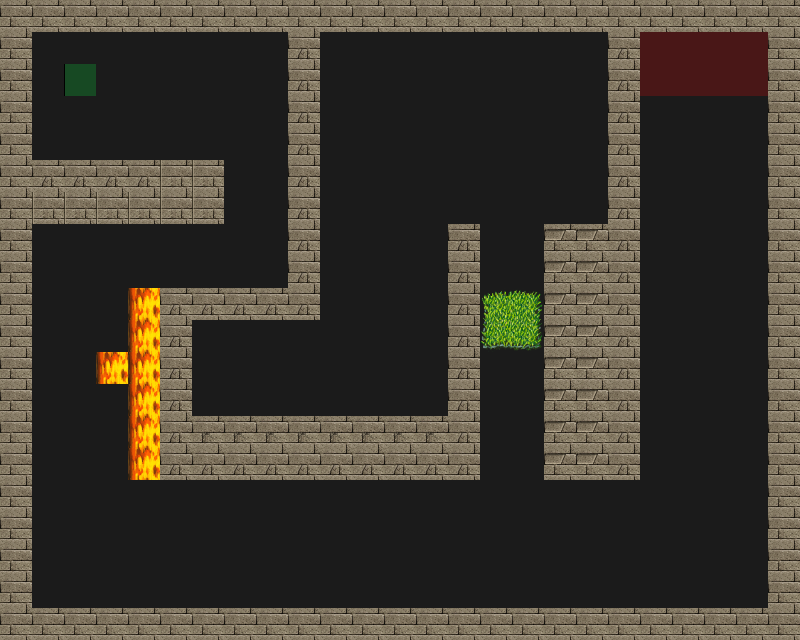

Below is a game level as drawn by its tile map, then a one-line description and the .tmx file that defines it, in full:
An orthogonal 25x20 tile map with 32x32 px tiles, 4 tile layers (Road, Trap, Wall, Utility), 4 tilesets.

<map version="1.0" orientation="orthogonal" renderorder="right-down" width="25" height="20" tilewidth="32" tileheight="32" nextobjectid="1">
 <tileset firstgid="1" source="tilesets/meta.tsx" />
 <tileset firstgid="3" source="tilesets/road.tsx" />
 <tileset firstgid="4" source="tilesets/traps.tsx" />
 <tileset firstgid="196" source="tilesets/wallsandroofs.tsx" />
 <layer name="Road" width="25" height="20">
  <data encoding="csv">
3,3,3,3,3,3,3,3,3,3,3,3,3,3,3,3,3,3,3,3,3,3,3,3,3,
3,3,3,3,3,3,3,3,3,3,3,3,3,3,3,3,3,3,3,3,3,3,3,3,3,
3,3,3,3,3,3,3,3,3,3,3,3,3,3,3,3,3,3,3,3,3,3,3,3,3,
3,3,3,3,3,3,3,3,3,3,3,3,3,3,3,3,3,3,3,3,3,3,3,3,3,
3,3,3,3,3,3,3,3,3,3,3,3,3,3,3,3,3,3,3,3,3,3,3,3,3,
3,3,3,3,3,3,3,3,3,3,3,3,3,3,3,3,3,3,3,3,3,3,3,3,3,
3,3,3,3,3,3,3,3,3,3,3,3,3,3,3,3,3,3,3,3,3,3,3,3,3,
3,3,3,3,3,3,3,3,3,3,3,3,3,3,3,3,3,3,3,3,3,3,3,3,3,
3,3,3,3,3,3,3,3,3,3,3,3,3,3,3,3,3,3,3,3,3,3,3,3,3,
3,3,3,3,3,3,3,3,3,3,3,3,3,3,3,3,3,3,3,3,3,3,3,3,3,
3,3,3,3,3,3,3,3,3,3,3,3,3,3,3,3,3,3,3,3,3,3,3,3,3,
3,3,3,3,3,3,3,3,3,3,3,3,3,3,3,3,3,3,3,3,3,3,3,3,3,
3,3,3,3,3,3,3,3,3,3,3,3,3,3,3,3,3,3,3,3,3,3,3,3,3,
3,3,3,3,3,3,3,3,3,3,3,3,3,3,3,3,3,3,3,3,3,3,3,3,3,
3,3,3,3,3,3,3,3,3,3,3,3,3,3,3,3,3,3,3,3,3,3,3,3,3,
3,3,3,3,3,3,3,3,3,3,3,3,3,3,3,3,3,3,3,3,3,3,3,3,3,
3,3,3,3,3,3,3,3,3,3,3,3,3,3,3,3,3,3,3,3,3,3,3,3,3,
3,3,3,3,3,3,3,3,3,3,3,3,3,3,3,3,3,3,3,3,3,3,3,3,3,
3,3,3,3,3,3,3,3,3,3,3,3,3,3,3,3,3,3,3,3,3,3,3,3,3,
3,3,3,3,3,3,3,3,3,3,3,3,3,3,3,3,3,3,3,3,3,3,3,3,3
</data>
 </layer>
 <layer name="Trap" width="25" height="20">
  <data encoding="csv">
0,0,0,0,0,0,0,0,0,0,0,0,0,0,0,0,0,0,0,0,0,0,0,0,0,
0,0,0,0,0,0,0,0,0,0,0,0,0,0,0,0,0,0,0,0,0,0,0,0,0,
0,0,0,0,0,0,0,0,0,0,0,0,0,0,0,0,0,0,0,0,0,0,0,0,0,
0,0,0,0,0,0,0,0,0,0,0,0,0,0,0,0,0,0,0,0,0,0,0,0,0,
0,0,0,0,0,0,0,0,0,0,0,0,0,0,0,0,0,0,0,0,0,0,0,0,0,
0,0,0,0,0,0,0,0,0,0,0,0,0,0,0,0,0,0,0,0,0,0,0,0,0,
0,0,0,0,0,0,0,0,0,0,0,0,0,0,0,0,0,0,0,0,0,0,0,0,0,
0,0,0,0,0,0,0,0,0,0,0,0,0,0,0,0,0,0,0,0,0,0,0,0,0,
0,0,0,0,0,0,0,0,0,0,0,0,0,0,0,0,0,0,0,0,0,0,0,0,0,
0,0,0,0,162,0,0,0,0,0,0,0,0,0,0,26,27,0,0,0,0,0,0,0,0,
0,0,0,0,162,0,0,0,0,0,0,0,0,0,0,42,43,0,0,0,0,0,0,0,0,
0,0,0,162,162,0,0,0,0,0,0,0,0,0,0,0,0,0,0,0,0,0,0,0,0,
0,0,0,0,162,0,0,0,0,0,0,0,0,0,0,0,0,0,0,0,0,0,0,0,0,
0,0,0,0,162,0,0,0,0,0,0,0,0,0,0,0,0,0,0,0,0,0,0,0,0,
0,0,0,0,162,0,0,0,0,0,0,0,0,0,0,0,0,0,0,0,0,0,0,0,0,
0,0,0,0,0,0,0,0,0,0,0,0,0,0,0,0,0,0,0,0,0,0,0,0,0,
0,0,0,0,0,0,0,0,0,0,0,0,0,0,0,0,0,0,0,0,0,0,0,0,0,
0,0,0,0,0,0,0,0,0,0,0,0,0,0,0,0,0,0,0,0,0,0,0,0,0,
0,0,0,0,0,0,0,0,0,0,0,0,0,0,0,0,0,0,0,0,0,0,0,0,0,
0,0,0,0,0,0,0,0,0,0,0,0,0,0,0,0,0,0,0,0,0,0,0,0,0
</data>
 </layer>
 <layer name="Wall" width="25" height="20">
  <data encoding="csv">
261,261,261,261,261,261,261,261,261,261,261,261,261,261,261,261,261,261,261,261,261,261,261,261,261,
261,0,0,0,0,0,0,0,0,309,0,0,0,0,0,0,0,0,0,309,0,0,0,0,261,
261,0,0,0,0,0,0,0,0,309,0,0,0,0,0,0,0,0,0,309,0,0,0,0,261,
261,0,0,0,0,0,0,0,0,309,0,0,0,0,0,0,0,0,0,309,0,0,0,0,261,
261,0,0,0,0,0,0,0,0,309,0,0,0,0,0,0,0,0,0,309,0,0,0,0,261,
261,309,309,309,309,260,260,0,0,309,0,0,0,0,0,0,0,0,0,309,0,0,0,0,261,
261,260,260,260,260,260,260,0,0,309,0,0,0,0,0,0,0,0,0,309,0,0,0,0,261,
261,0,0,0,0,0,0,0,0,309,0,0,0,0,309,0,0,248,248,309,0,0,0,0,261,
261,0,0,0,0,0,0,0,0,309,0,0,0,0,309,0,0,248,248,309,0,0,0,0,261,
261,0,0,0,0,309,309,309,309,309,0,0,0,0,309,0,0,248,248,309,0,0,0,0,261,
261,0,0,0,0,309,0,0,0,0,0,0,0,0,309,0,0,248,248,309,0,0,0,0,261,
261,0,0,0,0,309,0,0,0,0,0,0,0,0,309,0,0,248,248,309,0,0,0,0,261,
261,0,0,0,0,309,0,0,0,0,0,0,0,0,309,0,0,248,248,309,0,0,0,0,261,
261,0,0,0,0,309,247,247,247,247,247,247,247,247,309,0,0,248,248,309,0,0,0,0,261,
261,0,0,0,0,309,309,309,309,309,309,309,309,309,309,0,0,248,248,309,0,0,0,0,261,
261,0,0,0,0,0,0,0,0,0,0,0,0,0,0,0,0,0,0,0,0,0,0,0,261,
261,0,0,0,0,0,0,0,0,0,0,0,0,0,0,0,0,0,0,0,0,0,0,0,261,
261,0,0,0,0,0,0,0,0,0,0,0,0,0,0,0,0,0,0,0,0,0,0,0,261,
261,0,0,0,0,0,0,0,0,0,0,0,0,0,0,0,0,0,0,0,0,0,0,0,261,
261,261,261,261,261,261,261,261,261,261,261,261,261,261,261,261,261,261,261,261,261,261,261,261,261
</data>
 </layer>
 <layer name="Utility" width="25" height="20">
  <data encoding="csv">
0,0,0,0,0,0,0,0,0,0,0,0,0,0,0,0,0,0,0,0,0,0,0,0,0,
0,0,0,0,0,0,0,0,0,0,0,0,0,0,0,0,0,0,0,0,1,1,1,1,0,
0,0,2,0,0,0,0,0,0,0,0,0,0,0,0,0,0,0,0,0,1,1,1,1,0,
0,0,0,0,0,0,0,0,0,0,0,0,0,0,0,0,0,0,0,0,0,0,0,0,0,
0,0,0,0,0,0,0,0,0,0,0,0,0,0,0,0,0,0,0,0,0,0,0,0,0,
0,0,0,0,0,0,0,0,0,0,0,0,0,0,0,0,0,0,0,0,0,0,0,0,0,
0,0,0,0,0,0,0,0,0,0,0,0,0,0,0,0,0,0,0,0,0,0,0,0,0,
0,0,0,0,0,0,0,0,0,0,0,0,0,0,0,0,0,0,0,0,0,0,0,0,0,
0,0,0,0,0,0,0,0,0,0,0,0,0,0,0,0,0,0,0,0,0,0,0,0,0,
0,0,0,0,0,0,0,0,0,0,0,0,0,0,0,0,0,0,0,0,0,0,0,0,0,
0,0,0,0,0,0,0,0,0,0,0,0,0,0,0,0,0,0,0,0,0,0,0,0,0,
0,0,0,0,0,0,0,0,0,0,0,0,0,0,0,0,0,0,0,0,0,0,0,0,0,
0,0,0,0,0,0,0,0,0,0,0,0,0,0,0,0,0,0,0,0,0,0,0,0,0,
0,0,0,0,0,0,0,0,0,0,0,0,0,0,0,0,0,0,0,0,0,0,0,0,0,
0,0,0,0,0,0,0,0,0,0,0,0,0,0,0,0,0,0,0,0,0,0,0,0,0,
0,0,0,0,0,0,0,0,0,0,0,0,0,0,0,0,0,0,0,0,0,0,0,0,0,
0,0,0,0,0,0,0,0,0,0,0,0,0,0,0,0,0,0,0,0,0,0,0,0,0,
0,0,0,0,0,0,0,0,0,0,0,0,0,0,0,0,0,0,0,0,0,0,0,0,0,
0,0,0,0,0,0,0,0,0,0,0,0,0,0,0,0,0,0,0,0,0,0,0,0,0,
0,0,0,0,0,0,0,0,0,0,0,0,0,0,0,0,0,0,0,0,0,0,0,0,0
</data>
 </layer>
</map>
